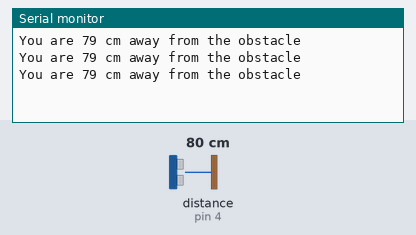
This sketch was run on a simulated Arduino Uno, built with avr-gcc and run on an emulated ATmega328P. On the bench: the last lines printed to the serial monitor. Wiring (inferred from the names in the program): ultrasonic range finder: trigger pin 5; echo pin 4. Inputs (shaded band) come from the test bench; at power-on: distance to the obstacle (sensor on pin 4) 80 cm. The echo pulse lasts 58.3 µs per cm.

Above: at 1.3 s.
1.4 s: distance to the obstacle (sensor on pin 4) set to 2 cm
At 1.9 s:
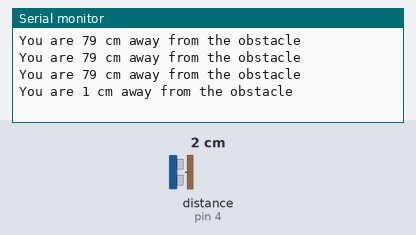
2.9 s: distance to the obstacle (sensor on pin 4) set to 4 cm
At 3.4 s:
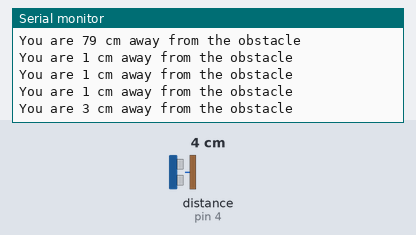
Timing chart, 0 to 5.9 s (numbered marks = the images above; inputs shaded):
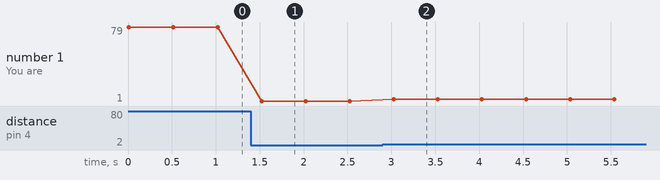

Measured:
- after the input at 1.4 s, the serial monitor: prints a new line after 0.12 s (image 1)
- after the input at 2.9 s, the serial monitor: prints a new line after 0.13 s (image 2)
- plotted number 1: 79 → 1 after the input at 1.4 s, 1 → 3 after the input at 2.9 s

The sketch:

inventoneDistanceMeasuringSystem.ino
```cpp
/*This code senses the distance of an obastacle using the HC-SR04 ultrasonic sensor*/
int Trigger = 5;
int Echo = 4;
int distance, duration;
void setup() {
  pinMode(Trigger, OUTPUT);
  pinMode(Echo, INPUT);
  Serial.begin(9600);
}

void loop() {
//Send sound wave to obstacle
  digitalWrite(Trigger, HIGH);
  delayMicroseconds(1000);
//Stop sending the wave
  digitalWrite(Trigger, LOW);
//Calculate distance from the obstacle using wave reflection
  duration = pulseIn(Echo, HIGH);
  distance = (duration/2)/29.1;
  Serial.print("You are ");
  Serial.print(distance);
  Serial.println(" cm away from the obstacle");
  delay(500);
}
```
